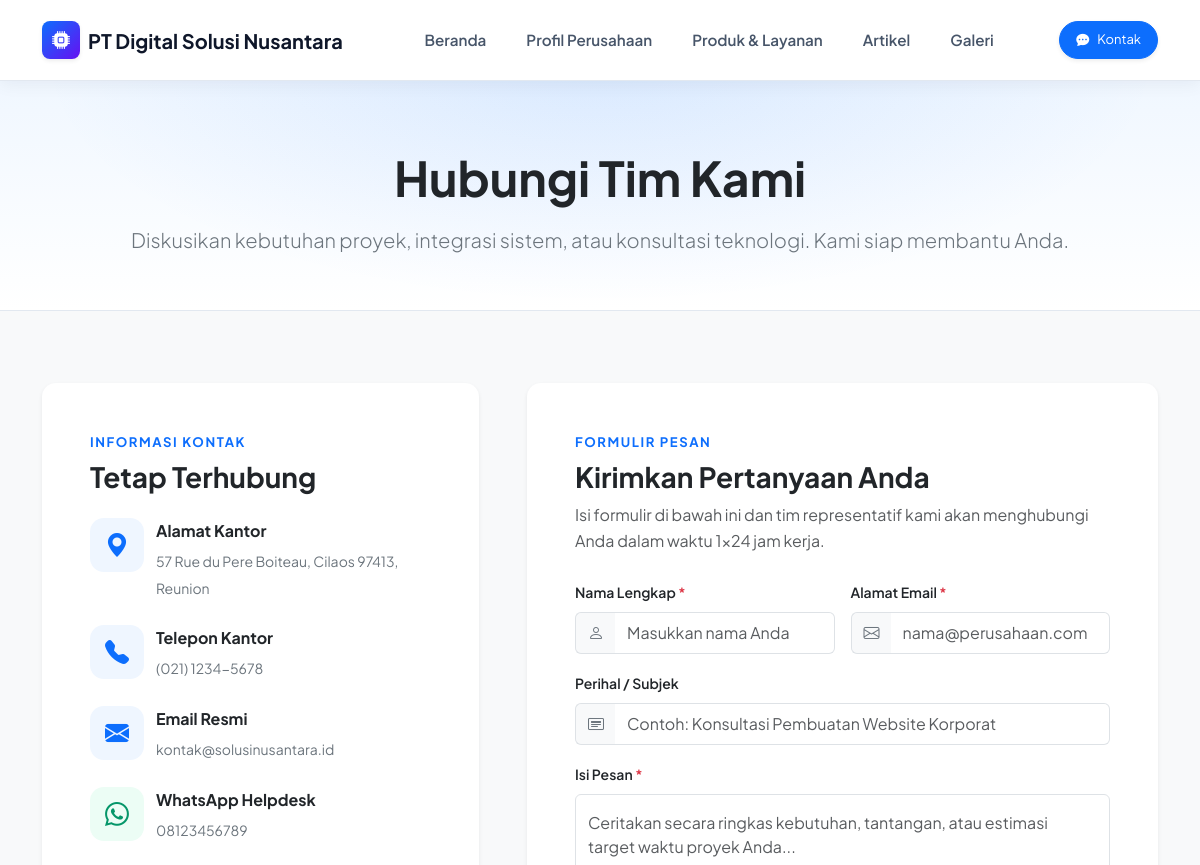
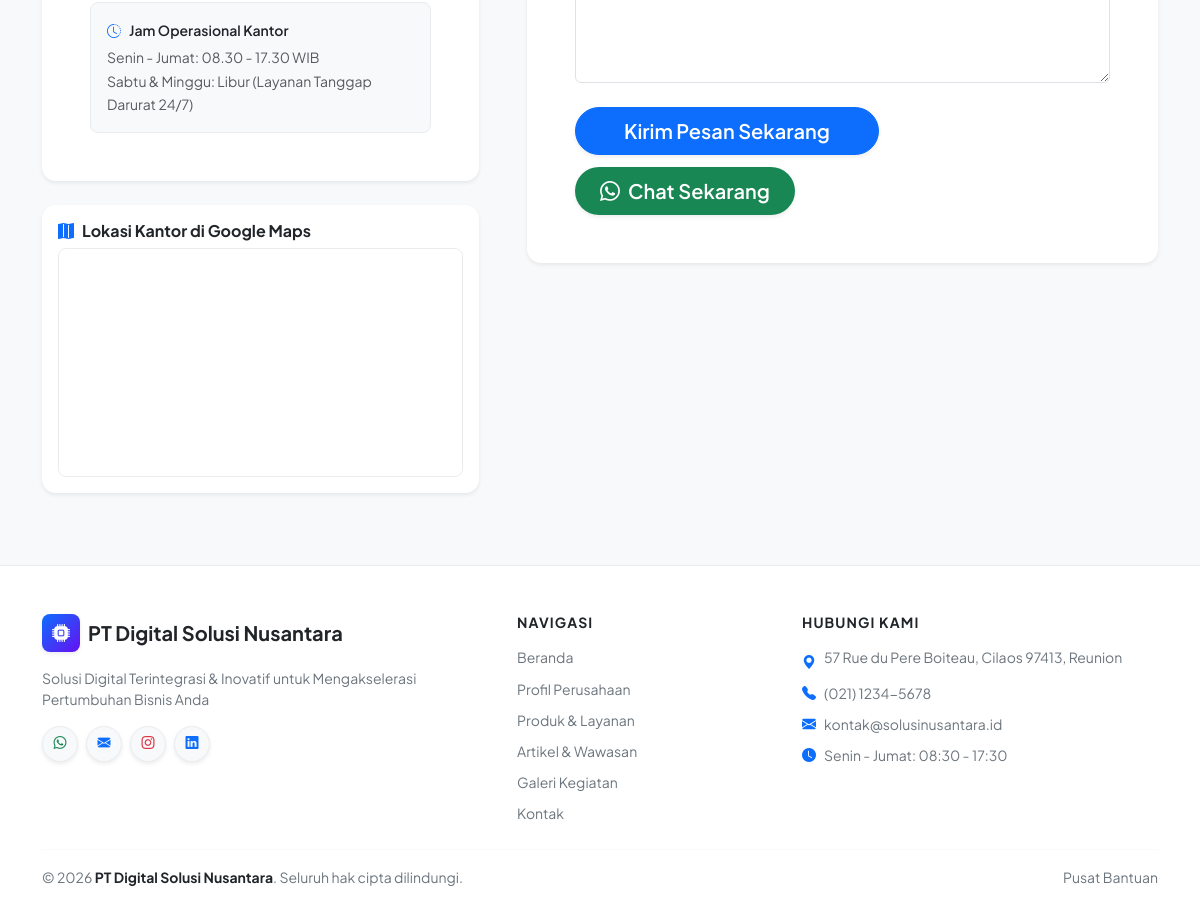
The page /index.php?halaman=kontak on the database its author committed (2 pictures, top to bottom).
### tables this page shows
CREATE TABLE `profil` (
  `id` int(10) UNSIGNED NOT NULL,
  `nama_perusahaan` varchar(150) NOT NULL DEFAULT 'PT Digital Solusi Nusantara',
  `tagline` varchar(255) DEFAULT 'Mitra Digital Terpercaya untuk Solusi Teknologi Bisnis Anda',
  `deskripsi` text DEFAULT NULL,
  `sejarah` text DEFAULT NULL,
  `visi` text DEFAULT NULL,
  `misi` text DEFAULT NULL,
  `nilai` text DEFAULT NULL,
  `alamat` varchar(255) DEFAULT 'Jl. Sudirman No. 128, Gedung Menara Digital Lt. 14, Jakarta Selatan',
  `telepon` varchar(30) DEFAULT '(021) 5790-1234',
  `email` varchar(100) DEFAULT 'info@solusinusantara.com',
  `whatsapp` varchar(30) DEFAULT '081234567890',
  `instagram` varchar(100) DEFAULT '@digitalsolusinusantara',
  `linkedin` varchar(150) DEFAULT 'PT Digital Solusi Nusantara',
  `maps_embed` text DEFAULT NULL,
  `tahun_berdiri` year(4) DEFAULT 2018,
  `logo` varchar(255) DEFAULT NULL,
  `updated_at` timestamp NOT NULL DEFAULT current_timestamp() ON UPDATE current_timestamp()
);

### views/kontak.php (the view, shortened to what the rows shown need)
<section class="page-hero text-center">
  <div class="container">
    <h1 class="display-5 fw-bold text-dark mb-3">Hubungi Tim Kami</h1>
  </div>
</section>
<section class="py-5 bg-light">
  <div class="container py-4">
    <div class="row g-5">
      <div class="col-lg-5">
        <div class="card card-modern border-0 shadow-sm p-4 p-lg-5 mb-4">
          <ul class="list-unstyled d-flex flex-column gap-4 mb-4">
            <li class="d-flex align-items-start gap-3">
              <div>
                <strong class="text-dark d-block mb-1">Alamat Kantor</strong>
                <span class="text-secondary small lh-base">
                  <?= e($profil['alamat'] ?? 'Jl. Jenderal Sudirman Kav. 52-53, Jakarta Selatan') ?>
                </span>
              </div>
            </li>
            <li class="d-flex align-items-start gap-3">
              <div>
                <strong class="text-dark d-block mb-1">Telepon Kantor</strong>
                <a href="tel:<?= e($profil['telepon'] ?? '') ?>" class="text-secondary small text-decoration-none">
                  <?= e($profil['telepon'] ?? '(021) 5296-8899') ?>
                </a>
              </div>
            </li>
            <li class="d-flex align-items-start gap-3">
              <div>
                <strong class="text-dark d-block mb-1">Email Resmi</strong>
                <a href="mailto:<?= e($profil['email'] ?? '') ?>" class="text-secondary small text-decoration-none">
                  <?= e($profil['email'] ?? 'kontak@solusinusantara.com') ?>
                </a>
              </div>
            </li>
            <li class="d-flex align-items-start gap-3">
              <div>
                <strong class="text-dark d-block mb-1">WhatsApp Helpdesk</strong>
                <a href="https://wa.me/<?= e(preg_replace('/\D/', '', (string) ($profil['whatsapp'] ?? ''))) ?>" target="_blank" rel="noopener" class="text-secondary small text-decoration-none">
                  <?= e($profil['whatsapp'] ?? '0812-8899-1234') ?>
                </a>
              </div>
            </li>
          </ul>
        </div>
      </div>
    </div>
  </div>
</section>

### views/includes/navbar.php (shortened to what the rows shown need)
<nav class="navbar navbar-expand-lg bg-white sticky-top py-3 border-bottom border-light-subtle main-navbar">
  <div class="container">
    <a class="navbar-brand d-flex align-items-center gap-2 fw-bold text-dark fs-5" href="index.php">
      <span class="brand-badge bg-primary text-white rounded-3 d-inline-flex align-items-center justify-content-center shadow-sm">
        <i class="bi bi-cpu-fill"></i>
      </span>
      <span><?= e($profil['nama_perusahaan'] ?? 'PT Digital Solusi Nusantara') ?></span>
    </a>
  </div>
</nav>

### views/includes/footer.php (shortened to what the rows shown need)
<footer class="bg-white text-dark pt-5 pb-4 mt-auto border-top border-light-subtle site-footer shadow-sm">
  <div class="container">
    <div class="row g-4 mb-4">
      <div class="col-lg-5 col-md-12">
        <div class="d-flex align-items-center gap-2 mb-3">
          <span class="brand-badge bg-primary text-white rounded-3 d-inline-flex align-items-center justify-content-center shadow-sm">
            <i class="bi bi-cpu-fill"></i>
          </span>
          <h5 class="mb-0 fw-bold text-dark"><?= e($profil['nama_perusahaan'] ?? 'PT Digital Solusi Nusantara') ?></h5>
        </div>
        <p class="text-secondary small mb-3 lh-base pe-lg-4">
          <?= e($profil['tagline'] ?? 'Mitra digital terpercaya untuk transformasi bisnis Anda.') ?>
        </p>
        <div class="d-flex gap-2 social-links">
          <?php if (!empty($profil['whatsapp'])): ?>
            <a href="https://wa.me/<?= e(preg_replace('/\D/', '', (string) $profil['whatsapp'])) ?>"
               target="_blank"
               rel="noopener"
               class="btn btn-light border border-light-subtle btn-sm rounded-circle d-flex align-items-center justify-content-center shadow-sm"
               style="width: 36px; height: 36px;"
               title="WhatsApp">
            </a>
          <?php endif; ?>
          <?php if (!empty($profil['email'])): ?>
            <a href="mailto:<?= e($profil['email']) ?>"
               class="btn btn-light border border-light-subtle btn-sm rounded-circle d-flex align-items-center justify-content-center shadow-sm"
               style="width: 36px; height: 36px;"
               title="Email">
            </a>
          <?php endif; ?>
          <?php if (!empty($profil['instagram'])): ?>
            <a href="https://instagram.com"
               target="_blank"
               rel="noopener"
               class="btn btn-light border border-light-subtle btn-sm rounded-circle d-flex align-items-center justify-content-center shadow-sm"
               style="width: 36px; height: 36px;"
               title="Instagram">
            </a>
          <?php endif; ?>
          <?php if (!empty($profil['linkedin'])): ?>
            <a href="https://linkedin.com"
               target="_blank"
               rel="noopener"
               class="btn btn-light border border-light-subtle btn-sm rounded-circle d-flex align-items-center justify-content-center shadow-sm"
               style="width: 36px; height: 36px;"
               title="LinkedIn">
            </a>
          <?php endif; ?>
        </div>
      </div>
      <div class="col-lg-4 col-md-6 col-12">
        <ul class="list-unstyled d-flex flex-column gap-2 small text-secondary mb-0">
          <li class="d-flex align-items-start gap-2">
            <i class="bi bi-geo-alt-fill text-primary mt-1"></i>
            <span><?= e($profil['alamat'] ?? '-') ?></span>
          </li>
          <li class="d-flex align-items-center gap-2">
            <i class="bi bi-telephone-fill text-primary"></i>
            <span><?= e($profil['telepon'] ?? '-') ?></span>
          </li>
          <li class="d-flex align-items-center gap-2">
            <i class="bi bi-envelope-fill text-primary"></i>
            <span><?= e($profil['email'] ?? '-') ?></span>
          </li>
        </ul>
      </div>
    </div>
    <div class="d-flex flex-column flex-sm-row justify-content-between align-items-center small text-secondary gap-2">
      <div>
        &copy; <?= date('Y') ?> <strong class="text-dark"><?= e($profil['nama_perusahaan'] ?? 'PT Digital Solusi Nusantara') ?></strong>. Seluruh hak cipta dilindungi.
      </div>
    </div>
  </div>
</footer>
</body>
</html>

### rows shown on the page
profil: nama_perusahaan "PT Digital Solusi Nusantara", alamat "57 Rue du Pere Boiteau, Cilaos 97413, Reunion", telepon "(021) 1234-5678", email "kontak@solusinusantara.id", whatsapp "08123456789", tagline "Solusi Digital Terintegrasi & Inovatif untuk Mengakselerasi Pertumbuhan Bisnis Anda"

### other values the page prints
$item['label'] "Beranda"
$item['label'] "Profil Perusahaan"
$item['label'] "Produk & Layanan"
$item['label'] "Artikel"
$item['label'] "Galeri"
